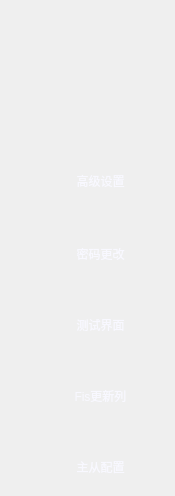
     <widget class="QWidget" name="page_38">
      <widget class="QPushButton" name="pushButton_3">
       <property name="geometry">
        <rect>
         <x>69</x>
         <y>40</y>
         <width>57</width>
         <height>57</height>
        </rect>
       </property>
       <property name="focusPolicy">
        <enum>Qt::NoFocus</enum>
       </property>
       <property name="styleSheet">
        <string notr="true">background:transparent;
border-image: url(:/re/back.png);</string>
       </property>
       <property name="text">
        <string/>
       </property>
       <property name="flat">
        <bool>true</bool>
       </property>
      </widget>
      <widget class="QLabel" name="label_87">
       <property name="geometry">
        <rect>
         <x>16</x>
         <y>167</y>
         <width>17</width>
         <height>27</height>
        </rect>
       </property>
       <property name="styleSheet">
        <string notr="true">border-image: url(:/LCD_CS351/LCD_CS351/logo/triangle.png);</string>
       </property>
       <property name="text">
        <string/>
       </property>
      </widget>
      <widget class="QPushButton" name="pushButton_58">
       <property name="geometry">
        <rect>
         <x>35</x>
         <y>160</y>
         <width>131</width>
         <height>41</height>
        </rect>
       </property>
       <property name="focusPolicy">
        <enum>Qt::NoFocus</enum>
       </property>
       <property name="styleSheet">
        <string notr="true">QPushButton{
    border:none;
    background:transparent;
    font: 18pt &quot;黑体&quot;;
    color: rgb(248, 248, 255);
}</string>
       </property>
       <property name="text">
        <string>高级设置</string>
       </property>
       <property name="autoDefault">
        <bool>false</bool>
       </property>
       <property name="flat">
        <bool>true</bool>
       </property>
      </widget>
      <widget class="QLabel" name="label_88">
       <property name="geometry">
        <rect>
         <x>16</x>
         <y>311</y>
         <width>17</width>
         <height>27</height>
        </rect>
       </property>
       <property name="styleSheet">
        <string notr="true">border-image: url(:/LCD_CS351/LCD_CS351/logo/triangle.png);</string>
       </property>
       <property name="text">
        <string/>
       </property>
      </widget>
      <widget class="QPushButton" name="pushButton_66">
       <property name="geometry">
        <rect>
         <x>35</x>
         <y>304</y>
         <width>131</width>
         <height>41</height>
        </rect>
       </property>
       <property name="focusPolicy">
        <enum>Qt::NoFocus</enum>
       </property>
       <property name="styleSheet">
        <string notr="true">QPushButton{
    border:none;
    background:transparent;
    font: 18pt &quot;黑体&quot;;
    color: rgb(248, 248, 255);
}</string>
       </property>
       <property name="text">
        <string>测试界面</string>
       </property>
       <property name="autoDefault">
        <bool>false</bool>
       </property>
       <property name="flat">
        <bool>true</bool>
       </property>
      </widget>
      <widget class="QPushButton" name="pushButton_100">
       <property name="geometry">
        <rect>
         <x>35</x>
         <y>233</y>
         <width>131</width>
         <height>41</height>
        </rect>
       </property>
       <property name="focusPolicy">
        <enum>Qt::NoFocus</enum>
       </property>
       <property name="styleSheet">
        <string notr="true">QPushButton{
    border:none;
    background:transparent;
    font: 18pt &quot;黑体&quot;;
    color: rgb(248, 248, 255);
}</string>
       </property>
       <property name="text">
        <string>密码更改</string>
       </property>
       <property name="autoDefault">
        <bool>false</bool>
       </property>
       <property name="flat">
        <bool>true</bool>
       </property>
      </widget>
      <widget class="QLabel" name="label_101">
       <property name="geometry">
        <rect>
         <x>16</x>
         <y>240</y>
         <width>17</width>
         <height>27</height>
        </rect>
       </property>
       <property name="styleSheet">
        <string notr="true">border-image: url(:/LCD_CS351/LCD_CS351/logo/triangle.png);</string>
       </property>
       <property name="text">
        <string/>
       </property>
      </widget>
      <widget class="QPushButton" name="pushButton_67">
       <property name="geometry">
        <rect>
         <x>35</x>
         <y>375</y>
         <width>131</width>
         <height>41</height>
        </rect>
       </property>
       <property name="focusPolicy">
        <enum>Qt::NoFocus</enum>
       </property>
       <property name="styleSheet">
        <string notr="true">QPushButton{
    border:none;
    background:transparent;
    font: 18pt &quot;黑体&quot;;
    color: rgb(248, 248, 255);
}</string>
       </property>
       <property name="text">
        <string>Fis更新列</string>
       </property>
       <property name="autoDefault">
        <bool>false</bool>
       </property>
       <property name="flat">
        <bool>true</bool>
       </property>
      </widget>
      <widget class="QLabel" name="label_98">
       <property name="geometry">
        <rect>
         <x>16</x>
         <y>382</y>
         <width>17</width>
         <height>27</height>
        </rect>
       </property>
       <property name="styleSheet">
        <string notr="true">border-image: url(:/LCD_CS351/LCD_CS351/logo/triangle.png);</string>
       </property>
       <property name="text">
        <string/>
       </property>
      </widget>
      <widget class="QLabel" name="label_99">
       <property name="geometry">
        <rect>
         <x>16</x>
         <y>453</y>
         <width>17</width>
         <height>27</height>
        </rect>
       </property>
       <property name="styleSheet">
        <string notr="true">border-image: url(:/LCD_CS351/LCD_CS351/logo/triangle.png);</string>
       </property>
       <property name="text">
        <string/>
       </property>
      </widget>
      <widget class="QPushButton" name="pushButton_86">
       <property name="geometry">
        <rect>
         <x>35</x>
         <y>446</y>
         <width>131</width>
         <height>41</height>
        </rect>
       </property>
       <property name="focusPolicy">
        <enum>Qt::NoFocus</enum>
       </property>
       <property name="styleSheet">
        <string notr="true">QPushButton{
    border:none;
    background:transparent;
    font: 18pt &quot;黑体&quot;;
    color: rgb(248, 248, 255);
}</string>
       </property>
       <property name="text">
        <string>主从配置</string>
       </property>
       <property name="autoDefault">
        <bool>false</bool>
       </property>
       <property name="flat">
        <bool>true</bool>
       </property>
      </widget>
     </widget>
